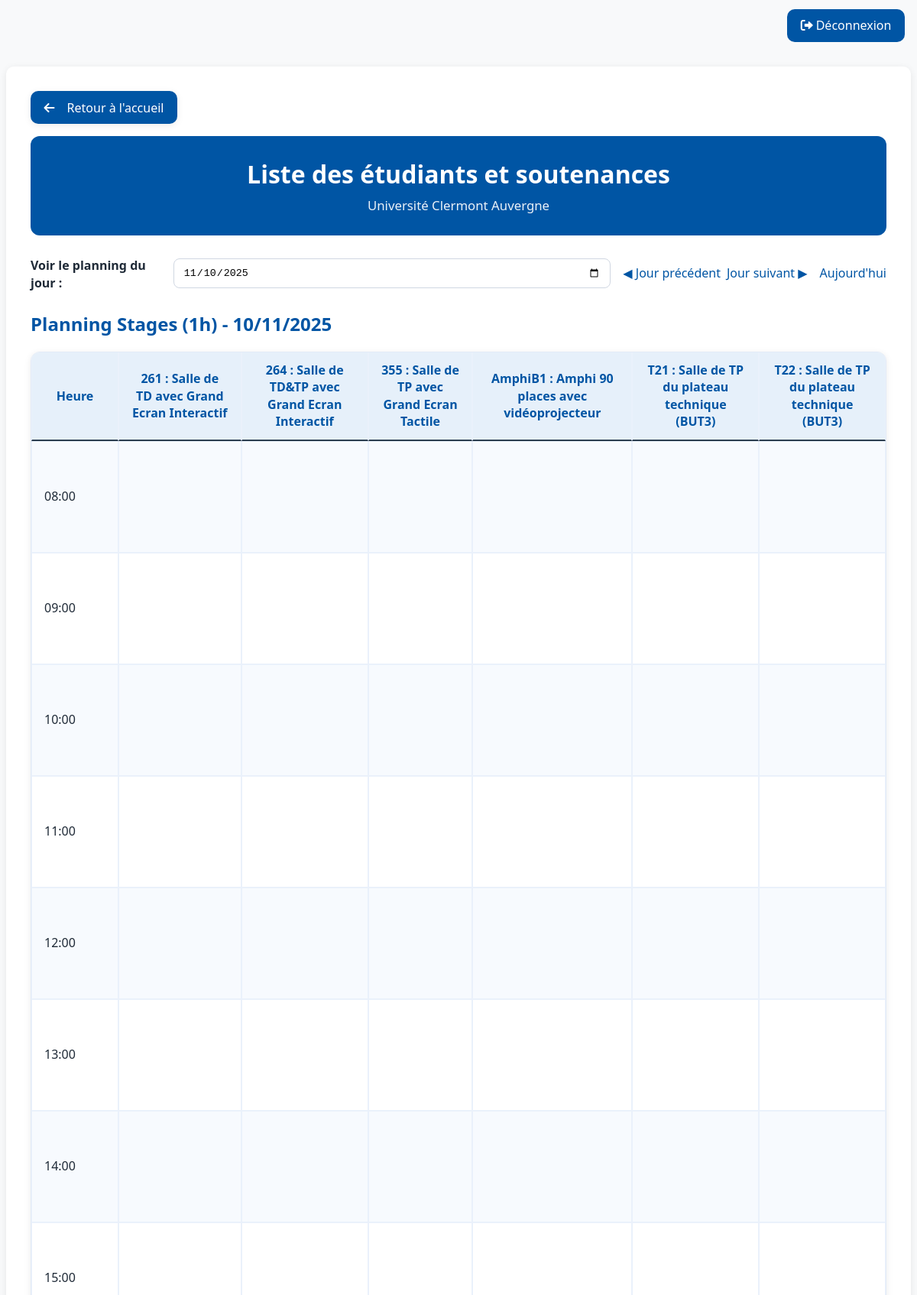
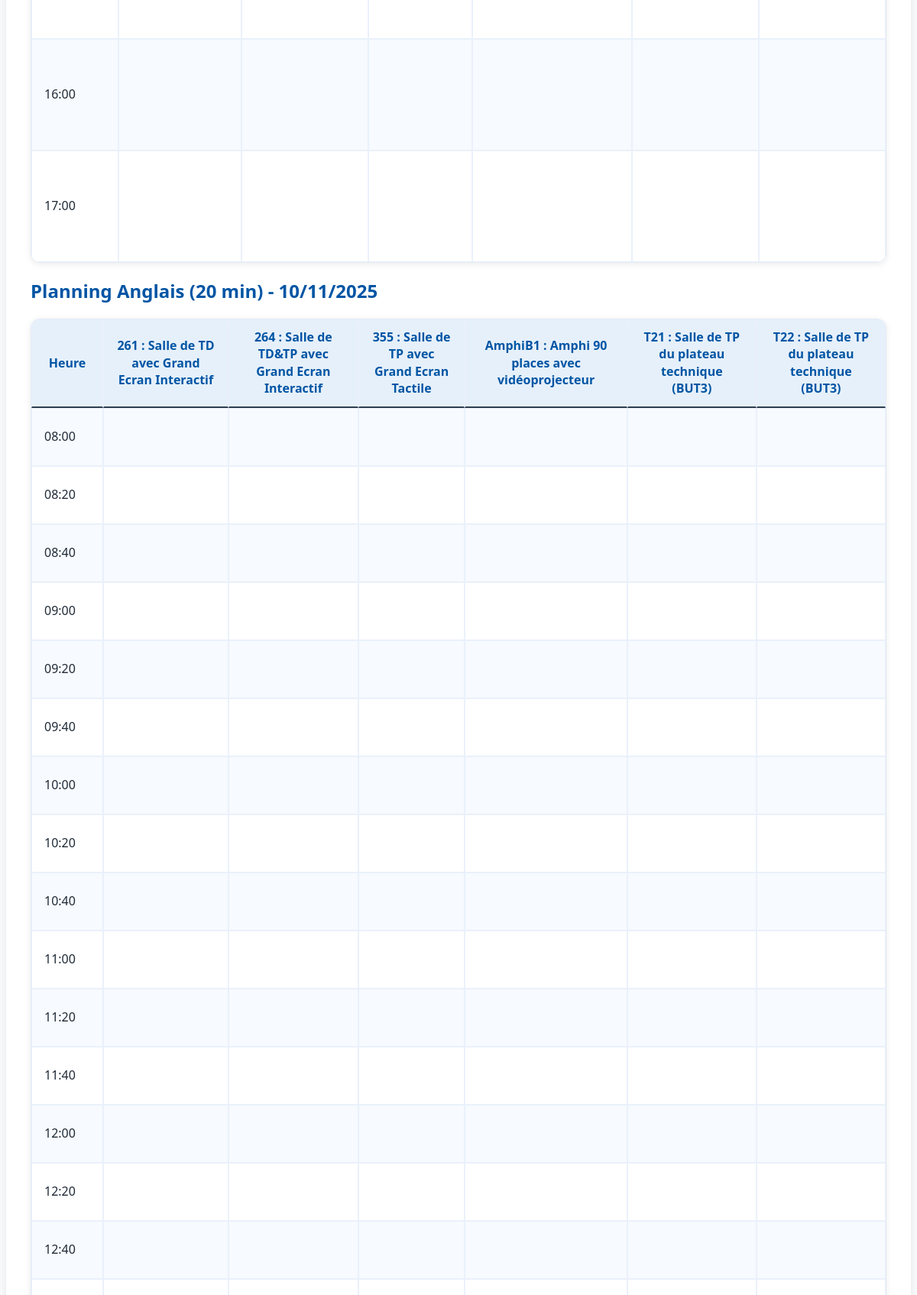
The page /soutenances/index.php?action=listerSoutenances (signed in, upper part) on the database its author committed (2 pictures, top to bottom).
### tables this page shows
CREATE TABLE `salles` (
  `IdSalle` varchar(10) NOT NULL,
  `description` varchar(50) DEFAULT NULL
);

### soutenances/controllers/SoutenanceController.php (called while the page is built, shortened)
<?php
require_once __DIR__ . '/../models/Salle.php';
function soutenance_lister(PDO $pdo) {
    $salles = getAllSalles($pdo);
    require __DIR__ . '/../views/Soutenance/ListeEtudiants.php';
}

### soutenances/models/Salle.php (called while the page is built, shortened)
<?php
    function getAllSalles($pdo) {
        $stmt = $pdo->query("SELECT * FROM salles");
        return $stmt->fetchAll(PDO::FETCH_ASSOC);
    }
?>

### soutenances/views/Soutenance/ListeEtudiants.php (the view, shortened to what this page needs)
<?php
$jourPlanning = $_GET['jourPlanning'] ?? date('Y-m-d');
$displayJour = date('d/m/Y', strtotime($jourPlanning));
    ?>
<!DOCTYPE html>
<html lang="fr">
<head>
        <link rel="stylesheet" href="assets/style/style.css">
        <link rel="stylesheet" href="https://cdnjs.cloudflare.com/ajax/libs/font-awesome/6.0.0/css/all.min.css">
</head>
<body>
    <?php if (isset($_SESSION['user_info'])): ?>
    <div class="topbar">
        <a href="index.php?action=logout" class="btn btn-uca"><i class="fas fa-sign-out-alt me-1"></i>Déconnexion</a>
    </div>
    <?php endif; ?>
    <div class="container-main">
        <div class="page-actions">
            <a class="btn-back" href="index.php?action=accueil">Retour à l'accueil</a>
        </div>
        <div class="page-header">
            <h1>Liste des étudiants et soutenances</h1>
            <p class="subtitle">Université Clermont Auvergne</p>
        </div>
<form method="get" action="" class="planning-filter" style="margin: 12px 0; display:flex; align-items:center; gap:8px;">
    <label for="jourPlanning">Voir le planning du jour :</label>
    <input type="date" id="jourPlanning" name="jourPlanning" value="<?= htmlspecialchars($jourPlanning) ?>">
    <a href="#" class="date-nav" data-dir="prev" style="margin-left:8px;">◀ Jour précédent</a>
    <a href="#" class="date-nav" data-dir="next">Jour suivant ▶</a>
    <a href="#" class="date-nav" data-dir="today" style="margin-left:8px;">Aujourd'hui</a>
</form>
<div id="planning-container">
<h2>Planning Stages (1h) - <?= htmlspecialchars($displayJour) ?></h2>
<div class="table-card"><div class="table-responsive">
<table class="table table-striped table-bordered align-middle mb-0">
<thead>
<tr>
    <th>Heure</th>
    <?php foreach($salles as $salle): ?>
        <th><?= htmlspecialchars($salle['IdSalle'] ?? '') ?> : <?= htmlspecialchars($salle['description'] ?? '') ?></th>
    <?php endforeach; ?>
</tr>
</thead>
<tbody>
<?php for($h=8; $h<18; $h++): $heure = sprintf('%02d:00', $h); ?>
<tr>
    <td style="width:80px;"><?= $heure ?></td>
    <?php foreach($salles as $salle): ?>
    <td style="position:relative; height:120px;">
    </td>
    <?php endforeach; ?>
    </tr>
<?php endfor; ?>
</tbody>
</table></div></div>
<h2>Planning Anglais (20 min) - <?= htmlspecialchars($displayJour) ?></h2>
<div class="table-card"><div class="table-responsive">
<table class="table table-striped table-bordered align-middle mb-0">
<thead>
<tr>
    <th>Heure</th>
    <?php foreach($salles as $salle): ?>
        <th><?= htmlspecialchars($salle['IdSalle'] ?? '') ?> : <?= htmlspecialchars($salle['description'] ?? '') ?></th>
    <?php endforeach; ?>
</tr>
</thead>
<tbody>
<?php
$start = new DateTime('08:00');
$end = new DateTime('17:40');
$interval = new DateInterval('PT20M');
$period = new DatePeriod($start, $interval, (clone $end)->add(new DateInterval('PT1M')));
foreach($period as $heureSlot):
    $heure = $heureSlot->format('H:i'); ?>
<tr>
    <td style='width:60px;'><?= $heure ?></td>
    <?php foreach($salles as $salle): ?>
    <td style='position:relative; height:50px;'>
    </td>
    <?php endforeach; ?>
</tr>
<?php endforeach; ?>
                </tbody>
                </table></div></div>
</div>
    </div>
</body>
</html>

### soutenances/assets/style/style.css (style rules this page uses)
:root { --uca-blue:#0055a4; --uca-light-blue:#e6f0fa; --uca-dark-blue:#003366; --uca-bg:#f8f9fa; --uca-text:#1f2a37; --card-shadow:0 2px 10px rgba(0,0,0,.08); --uca-field-width: 720px; }
html,body { height:100%; }
body { background:var(--uca-bg); color:var(--uca-text); font-family:'Segoe UI', Tahoma, Geneva, Verdana, sans-serif; line-height:1.4; }
.container-main { background:#fff; border-radius:10px; box-shadow:var(--card-shadow); padding:2rem; margin:2rem auto; max-width:1200px; }
.page-header { background: var(--uca-blue); color:#fff; padding:1.75rem; border-radius:12px; margin-bottom:1.25rem; text-align:center; }
.page-header h1,.page-header h2,.page-header h3 { color:#fff; margin:0 0 .35rem; font-weight:700; }
.page-header .subtitle { color: rgba(255,255,255,.92); margin:0; font-size:1.05rem; }
.btn-uca { background:var(--uca-blue); border:none; color:#fff; padding:.65rem 1.1rem; border-radius:10px; font-weight:400; transition:all .2s ease; text-decoration:none; }
.table thead th { border-top:none; font-weight:600; color:var(--uca-blue); background-color: var(--uca-light-blue); border-bottom: 2px solid #2c3e50; }
.table-striped tbody tr:nth-of-type(odd) { background-color:#f7fafe; }
label { font-weight:500; }
h1, h2, h3 { color: var(--uca-blue); font-weight: 600; }
a { color: var(--uca-blue); text-decoration: none; }
.planning-filter { gap:12px; }
.planning-filter input[type="date"] { width: 600px; max-width: 600px; }
.planning-filter .date-nav { white-space: nowrap; }
.topbar { max-width:1200px; margin:12px auto 0; padding:0 8px; display:flex; align-items:center; justify-content:space-between; }
.page-actions { display:flex; align-items:center; justify-content:flex-start; gap:.75rem; margin:0 0 1rem; }
.btn-back { display:inline-flex; align-items:center; gap:.5rem; background:var(--uca-blue); color:#fff; border:none; border-radius:10px; padding:.65rem 1.1rem; font-weight:700; text-decoration:none; box-shadow: var(--card-shadow); }
.btn-back { font-weight:400; }
.btn-back::before { font-family: "Font Awesome 6 Free"; font-weight: 900; content: "\f060"; margin-right: .5rem; }
.table { width:100%; border-collapse: separate; border-spacing:0; }
.table td, .table th { padding:.75rem 1rem; vertical-align: middle; }
.table-bordered th, .table-bordered td { border:1px solid #eaf1fb; }
.table-card { background:#fff; border:1px solid #e3ebf7; border-radius:12px; box-shadow: var(--card-shadow); overflow:hidden; }
.table-card .table { margin-bottom:0; }
.table-card .table-bordered { border:0; border-radius:0; }
label { display:block; margin:.5rem 0 .35rem; font-weight:600; color:var(--uca-text); }
input[type="text"], input[type="email"], input[type="password"], input[type="number"], input[type="date"], input[type="time"], input[type="datetime-local"], select, textarea { width:100%; padding:.6rem .75rem; border:1px solid #d0d7e2; border-radius:8px; background:#fff; transition:border-color .15s ease, box-shadow .15s ease; }
.me-1 { margin-right:.25rem; }

### rows shown on the page
salles: IdSalle "261", description "Salle de TD avec Grand Ecran Interactif"
salles: IdSalle "264", description "Salle de TD&TP avec Grand Ecran Interactif"
salles: IdSalle "355", description "Salle de TP avec Grand Ecran Tactile"
salles: IdSalle "AmphiB1", description "Amphi 90 places avec vidéoprojecteur"
salles: IdSalle "T21", description "Salle de TP du plateau technique (BUT3)"
salles: IdSalle "T22", description "Salle de TP du plateau technique (BUT3)"

### other values the page prints
$displayJour "10/11/2025"
$heure "08:00"
$heure "09:00"
$heure "10:00"
$heure "11:00"
$heure "12:00"
$heure "13:00"
$heure "14:00"
$heure "15:00"
$heure "16:00"
$heure "17:00"
$heure "08:20"
$heure "08:40"
$heure "09:20"
$heure "09:40"
